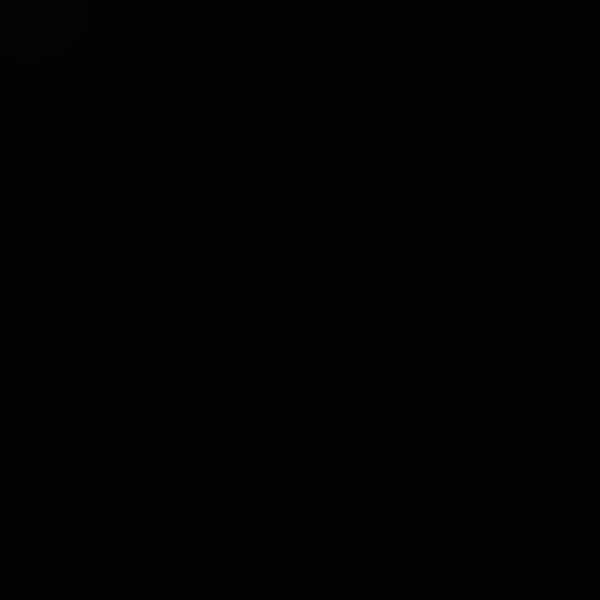
Frame 1 (no input)
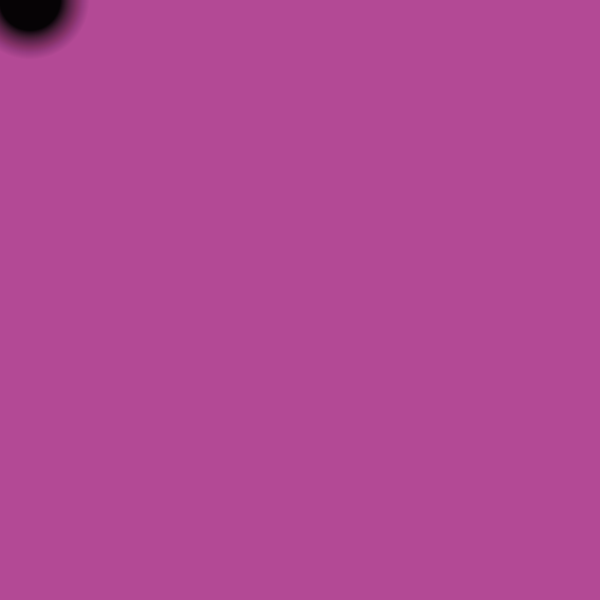
Frame 60 (the mouse pressed at the canvas centre just before this capture)
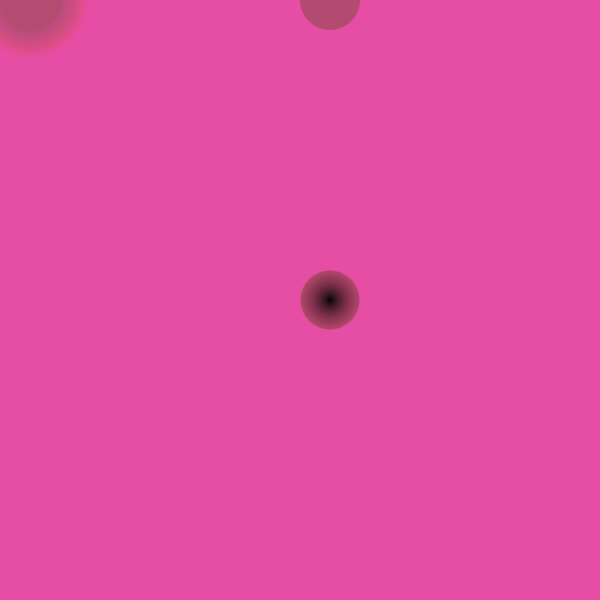
Frame 120 (the mouse held since frame 60 and released just before this capture)

The Processing sketch that drew these frames (run headless with seeded random() and noise(); from frame 60 on, the mouse is pressed at the canvas centre):

// Processing sketch: processing_110215
// ── processing_110215.pde

float value;
int c;
boolean i = false;
boolean value1 = false;

void setup(){
  size(600, 600);
  background(0);
  value = 120;
  c = 254;
}

void draw(){

 // background(181, 100, c, 50);
 fill(1);
  noStroke();
  ellipse(mouseX + 30, pmouseY, value, value);
  fill(240, 80, c, 5);
  rect(0, 0, 600, 600);


  if(value == 121 || value == 1){
  value1 = !value1;
  
  }
    
  if(!value1){
    value = value - 1;
    
    } 
    
    else{
      value = value + 1;
    }
  
  if (c==0 || c==255){ 
    i = !i;
  }
    
  if(!i){
   --c;
  }
   else{
     ++c;
   }
  

  
  
  
}
